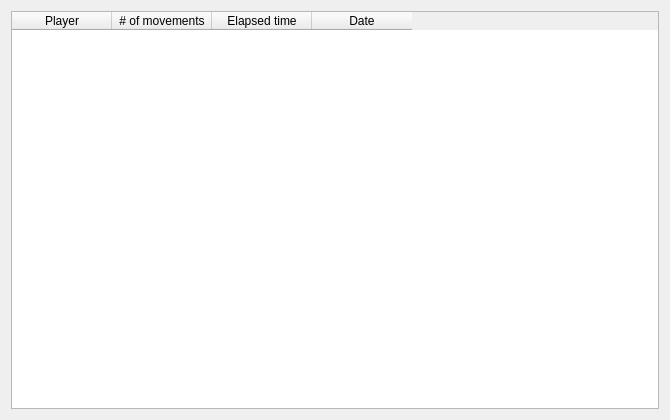
<?xml version="1.0" encoding="UTF-8"?>
<ui version="4.0">
 <class>RankingDialog</class>
 <widget class="QDialog" name="RankingDialog">
  <property name="geometry">
   <rect>
    <x>0</x>
    <y>0</y>
    <width>670</width>
    <height>420</height>
   </rect>
  </property>
  <property name="windowTitle">
   <string>Ranking</string>
  </property>
  <layout class="QVBoxLayout" name="verticalLayout">
   <item>
    <widget class="QTableWidget" name="rankingWidget">
     <property name="editTriggers">
      <set>QAbstractItemView::NoEditTriggers</set>
     </property>
     <property name="selectionMode">
      <enum>QAbstractItemView::SingleSelection</enum>
     </property>
     <property name="selectionBehavior">
      <enum>QAbstractItemView::SelectRows</enum>
     </property>
     <column>
      <property name="text">
       <string>Player</string>
      </property>
     </column>
     <column>
      <property name="text">
       <string># of movements</string>
      </property>
     </column>
     <column>
      <property name="text">
       <string>Elapsed time</string>
      </property>
     </column>
     <column>
      <property name="text">
       <string>Date</string>
      </property>
     </column>
    </widget>
   </item>
  </layout>
 </widget>
 <resources/>
 <connections/>
</ui>
